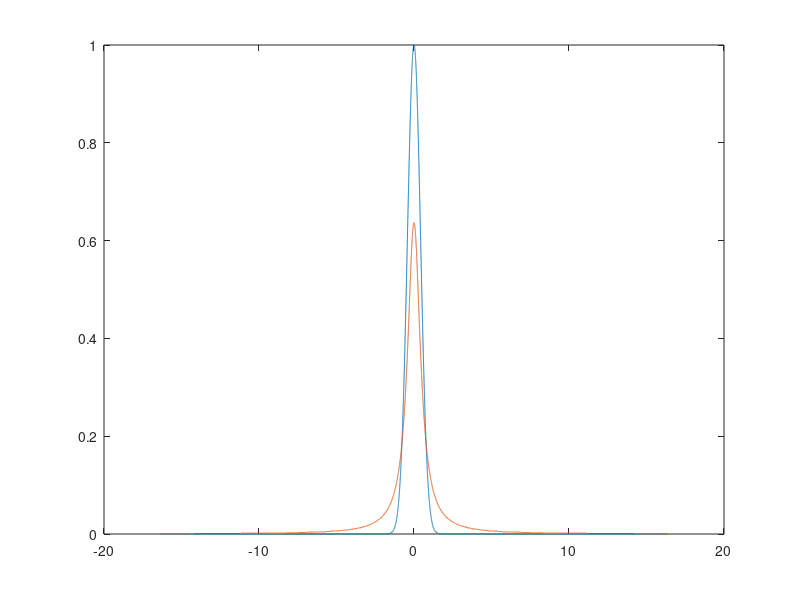

Here is the MATLAB script that generated this plot:
clear all;
clc;

N = 2^15;
interval = 1e-3;
% freq = (-N/2:N/2-1)*interval;

omega_0 = 7;
deltaOmega_g = 1;
omega = (-N/2:N/2-1)*interval+omega_0;

% Gaussion
% g = exp(-4*log(2)*freq.^2);
g = exp(-4*log(2)*((omega-omega_0)/deltaOmega_g).^2);

% Lorentzian 
% g1 = 1/(2*pi)./((1/2)^2+freq.^2);
g1 = deltaOmega_g/(2*pi)./((deltaOmega_g/2)^2+(omega-omega_0).^2);

% -------------- Display the results ---------
close all
freq = (omega-omega_0)/deltaOmega_g;
plot(freq, g);
hold on
plot(freq, g1);
